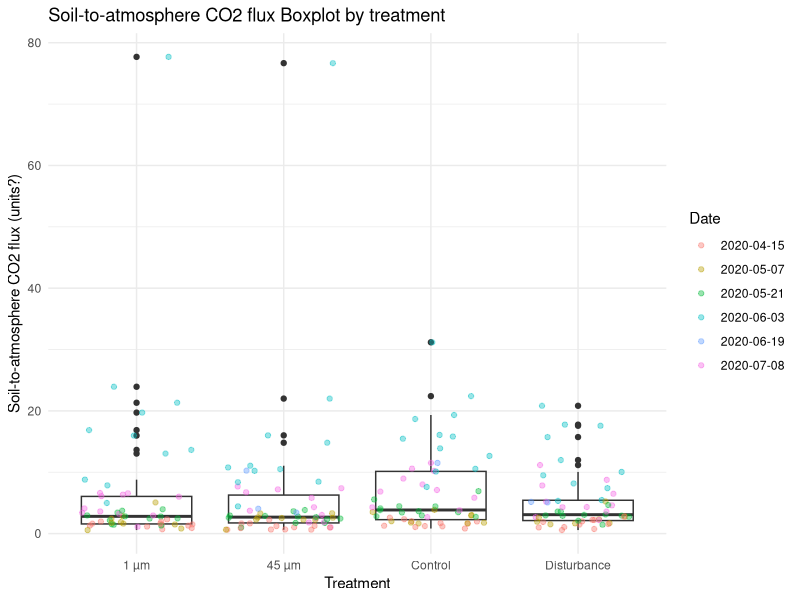
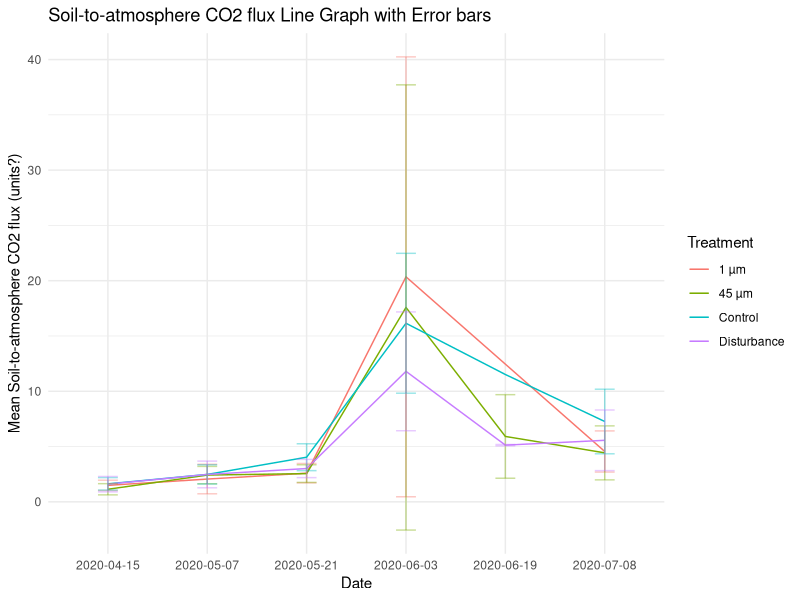

Write the R code that produced these figures, in order.
#Importing Libraries
library(tidyr)
library(dplyr)
library(ggplot2)

#Reading Datasets
collar_map <- readr::read_csv("collar_map.csv")
fluxes <- readr::read_csv("fluxes.csv")

#Select treatment and collar from collar_map
collar_map %>%
  select(Treatment, Collar)->
  treatment 

#Creating a long data table from fluxes and collar_map
fluxes %>%
  pivot_longer(-Collar, names_to="Date") %>% #Wide to Long
  filter(!is.na(value))%>%                   #Filter out NA
  left_join(treatment, by="Collar")->        #Merging 
  fluxes_merged

#Compute and Print Summary
fluxes_merged %>%
  group_by(Treatment) %>%
  summarise(mean = mean(value), N = n(), Std_dev = sd(value))%>% 
  print()

#Boxplot with overlaid dots
fluxes_merged %>%
  ggplot(aes(x = Treatment, y = value))+
  geom_boxplot()+
  geom_jitter(alpha = 0.4, aes(color = Date))+
  ggtitle("Soil-to-atmosphere CO2 flux Boxplot by treatment")+
  ylab("Soil-to-atmosphere CO2 flux (units?)")+
  theme_minimal()

#Line Graph with error bars
fluxes_merged %>%
  group_by(Treatment, Date) %>%
  summarise(mean = mean(value), Std_dev = sd(value)) %>%
  ggplot(aes(x = Date, y = mean, color = Treatment, group = Treatment))+
  geom_line()+ 
  geom_errorbar(aes(ymax = mean + Std_dev, 
                    ymin = mean - Std_dev), 
                    width = 0.2, 
                    alpha = 0.4)+
  ggtitle("Soil-to-atmosphere CO2 flux Line Graph with Error bars")+
  ylab("Mean Soil-to-atmosphere CO2 flux (units?)")+
  theme_minimal()

#Finding out which collars do not appear in fluxes and printing 
collar_map %>%
  anti_join(fluxes, by="Collar")

print("Collar 34 is listed in the metadata that do not appear in the fluxes data file.")
print("Collar 34 is in the Fresh Plot, in Group 9, and the treatment was Disturbance")  
                 
